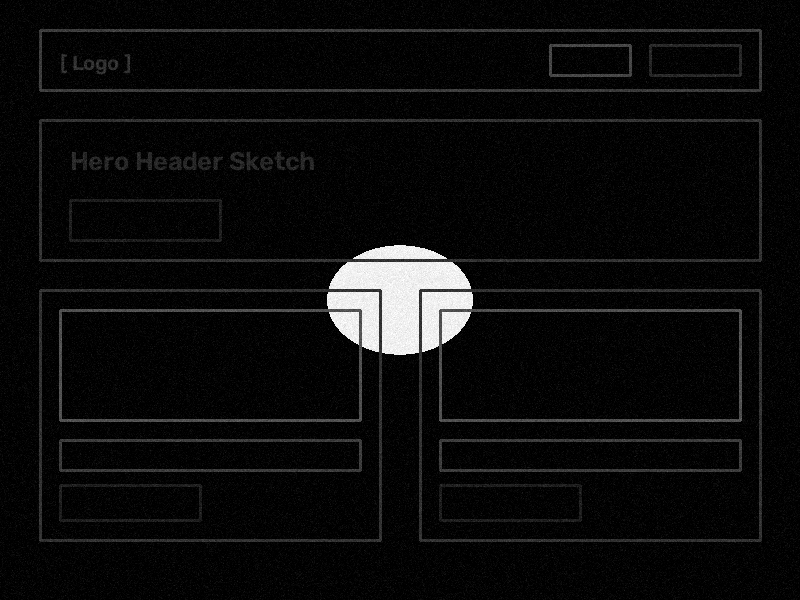
#> input picture tests/sample_wireframe.png, 800 x 600 px
$ python -i preprocess.py   (imports and definitions only)
#> lines starting #> are read from the running program, lines starting #| are printed output that depends on the picture; after the words box and inside, x2 and y2 are one past the last pixel; in counts of white or black regions, pixels touching at a corner belong together
#> further down, picture is the input picture: shape (600, 800, 3); min 0, max 255, mean 12
import cv2
import numpy as np
import os
from typing import Union, List, Dict, Tuple, Optional

class WireframePreprocessor:
    """
    OpenCV Pre-processing pipeline for UI Sketch & Wireframe images.
    Enhances image contrast, reduces noise, normalizes bounding box coordinates,
    and formats wireframes for downstream LLM code generation.
    """

    def __init__(self, target_size: Tuple[int, int] = (800, 800), min_contour_area: int = 150):
        self.target_size = target_size
        self.min_contour_area = min_contour_area
        self.clahe = cv2.createCLAHE(clipLimit=3.0, tileGridSize=(8, 8))

    # [13 lines left out: function load_image, not called in this run]

    def enhance_contrast(self, image: np.ndarray) -> Tuple[np.ndarray, np.ndarray]:
        """
        Enhances contrast using CLAHE and produces a clean binarized image.
        Returns tuple of (enhanced_grayscale, binary_thresholded).
        """
        if len(image.shape) == 3:
            gray = cv2.cvtColor(image, cv2.COLOR_BGR2GRAY)
        else:
            gray = image.copy()

        # 1. Apply CLAHE (Contrast Limited Adaptive Histogram Equalization)
        enhanced_gray = self.clahe.apply(gray)
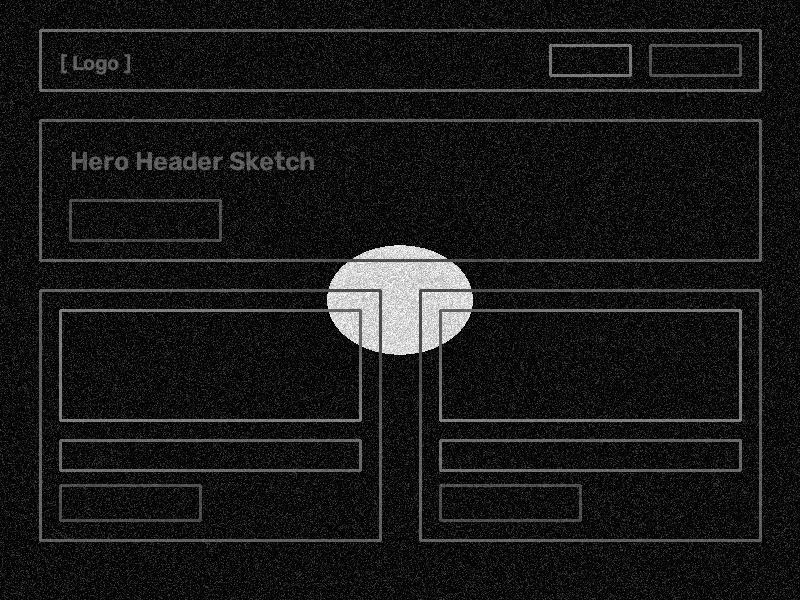
#> enhanced_gray: shape (600, 800); min 3, max 255, mean 24.9

        # 2. Denoise with Bilateral Filter to smooth noise while preserving sharp sketch edges
        denoised = cv2.bilateralFilter(enhanced_gray, d=5, sigmaColor=50, sigmaSpace=50)

        # 3. Adaptive Gaussian Thresholding for clean binarization
        binary = cv2.adaptiveThreshold(
            denoised, 255, cv2.ADAPTIVE_THRESH_GAUSSIAN_C, cv2.THRESH_BINARY_INV, 11, 2
        )
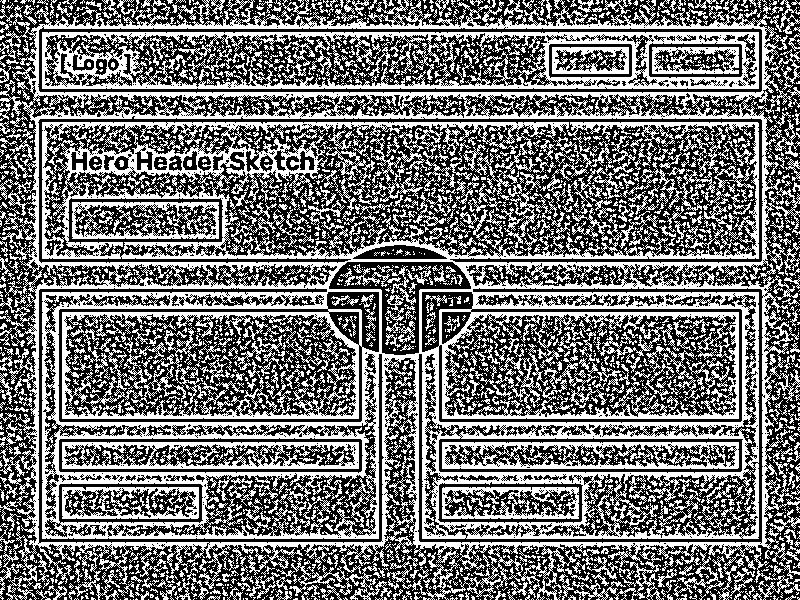
#> binary: shape (600, 800); 44.6% white; 2696 white regions (2047 under 20 px), largest, box (x1, y1, x2, y2) and area: (0, 0, 800, 600) 127127, (42, 32, 759, 89) 14872, (442, 442, 739, 469) 4373

        return enhanced_gray, binary

    # [120 lines left out: functions resize_and_pad, extract_and_normalize_boxes, process, not called in this run]

>>> import cv2
>>> picture = cv2.imread('../tests/sample_wireframe.png')
>>> result = WireframePreprocessor().enhance_contrast(picture)
